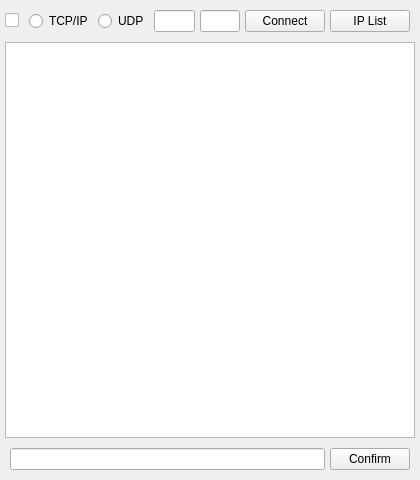
<?xml version="1.0" encoding="UTF-8"?>
<ui version="4.0">
 <class>MainWindow</class>
 <widget class="QMainWindow" name="MainWindow">
  <property name="geometry">
   <rect>
    <x>0</x>
    <y>0</y>
    <width>420</width>
    <height>480</height>
   </rect>
  </property>
  <property name="minimumSize">
   <size>
    <width>420</width>
    <height>480</height>
   </size>
  </property>
  <property name="windowTitle">
   <string>MainWindow</string>
  </property>
  <widget class="QWidget" name="centralwidget">
   <layout class="QGridLayout" name="gridLayout" rowstretch="0,10,0" rowminimumheight="0,10,0">
    <property name="leftMargin">
     <number>5</number>
    </property>
    <property name="topMargin">
     <number>5</number>
    </property>
    <property name="rightMargin">
     <number>5</number>
    </property>
    <property name="bottomMargin">
     <number>5</number>
    </property>
    <property name="spacing">
     <number>5</number>
    </property>
    <item row="0" column="0">
     <layout class="QHBoxLayout" name="horizontalLayout">
      <item>
       <widget class="QCheckBox" name="checkBoxServerClient">
        <property name="text">
         <string/>
        </property>
       </widget>
      </item>
      <item>
       <widget class="QStackedWidget" name="stackedWidget">
        <property name="sizePolicy">
         <sizepolicy hsizetype="Preferred" vsizetype="Expanding">
          <horstretch>0</horstretch>
          <verstretch>0</verstretch>
         </sizepolicy>
        </property>
        <widget class="QWidget" name="pageServer">
         <layout class="QGridLayout" name="gridLayout_2" columnstretch="0,0,10,10,0,0" columnminimumwidth="0,0,10,10,0,0">
          <property name="leftMargin">
           <number>5</number>
          </property>
          <property name="topMargin">
           <number>5</number>
          </property>
          <property name="rightMargin">
           <number>5</number>
          </property>
          <property name="bottomMargin">
           <number>5</number>
          </property>
          <property name="spacing">
           <number>5</number>
          </property>
          <item row="0" column="0">
           <widget class="QRadioButton" name="radioButtonServerTcpIp">
            <property name="text">
             <string>TCP/IP</string>
            </property>
           </widget>
          </item>
          <item row="0" column="1">
           <widget class="QRadioButton" name="radioButtonServerUdp">
            <property name="text">
             <string>UDP</string>
            </property>
           </widget>
          </item>
          <item row="0" column="2">
           <widget class="QLineEdit" name="lineEditServerIpNum"/>
          </item>
          <item row="0" column="3">
           <widget class="QLineEdit" name="lineEditServerPortNum"/>
          </item>
          <item row="0" column="4">
           <widget class="QPushButton" name="pushButtonServer">
            <property name="text">
             <string>Connect</string>
            </property>
           </widget>
          </item>
          <item row="0" column="5">
           <widget class="QPushButton" name="pushButtonIpList">
            <property name="text">
             <string>IP List</string>
            </property>
           </widget>
          </item>
         </layout>
        </widget>
        <widget class="QWidget" name="pageClient">
         <layout class="QGridLayout" name="gridLayout_3" rowstretch="0" columnstretch="0,0,10,10,0" columnminimumwidth="0,0,10,10,0">
          <property name="leftMargin">
           <number>5</number>
          </property>
          <property name="topMargin">
           <number>5</number>
          </property>
          <property name="rightMargin">
           <number>5</number>
          </property>
          <property name="bottomMargin">
           <number>5</number>
          </property>
          <property name="spacing">
           <number>5</number>
          </property>
          <item row="0" column="0">
           <widget class="QRadioButton" name="radioButtonClientTcpIp">
            <property name="text">
             <string>TCP/IP</string>
            </property>
           </widget>
          </item>
          <item row="0" column="1">
           <widget class="QRadioButton" name="radioButtonClientUdp">
            <property name="text">
             <string>UDP</string>
            </property>
           </widget>
          </item>
          <item row="0" column="2">
           <widget class="QLineEdit" name="lineEditClientIpNum"/>
          </item>
          <item row="0" column="3">
           <widget class="QLineEdit" name="lineEditClientPortNum"/>
          </item>
          <item row="0" column="4">
           <widget class="QPushButton" name="pushButtonClient">
            <property name="text">
             <string>Connect</string>
            </property>
           </widget>
          </item>
         </layout>
        </widget>
       </widget>
      </item>
     </layout>
    </item>
    <item row="1" column="0">
     <widget class="QListView" name="listViewConversation"/>
    </item>
    <item row="2" column="0">
     <layout class="QHBoxLayout" name="hL02" stretch="10,0">
      <property name="spacing">
       <number>5</number>
      </property>
      <property name="leftMargin">
       <number>5</number>
      </property>
      <property name="topMargin">
       <number>5</number>
      </property>
      <property name="rightMargin">
       <number>5</number>
      </property>
      <property name="bottomMargin">
       <number>5</number>
      </property>
      <item>
       <widget class="QLineEdit" name="lineEditInput">
        <property name="sizePolicy">
         <sizepolicy hsizetype="Expanding" vsizetype="Expanding">
          <horstretch>0</horstretch>
          <verstretch>0</verstretch>
         </sizepolicy>
        </property>
       </widget>
      </item>
      <item>
       <widget class="QPushButton" name="pushButtonConfirm">
        <property name="sizePolicy">
         <sizepolicy hsizetype="Minimum" vsizetype="Expanding">
          <horstretch>0</horstretch>
          <verstretch>0</verstretch>
         </sizepolicy>
        </property>
        <property name="text">
         <string>Confirm</string>
        </property>
       </widget>
      </item>
     </layout>
    </item>
   </layout>
  </widget>
 </widget>
 <resources/>
 <connections/>
</ui>
